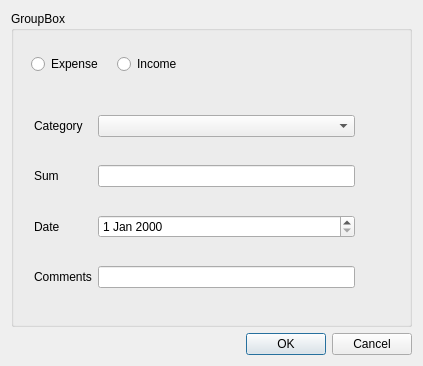
<?xml version="1.0" encoding="UTF-8"?>
<ui version="4.0">
 <class>AddTransactionDialog</class>
 <widget class="QDialog" name="AddTransactionDialog">
  <property name="geometry">
   <rect>
    <x>0</x>
    <y>0</y>
    <width>423</width>
    <height>366</height>
   </rect>
  </property>
  <property name="windowTitle">
   <string>Dialog</string>
  </property>
  <layout class="QVBoxLayout" name="verticalLayout">
   <item>
    <widget class="QGroupBox" name="transactionDetails">
     <property name="title">
      <string>GroupBox</string>
     </property>
     <widget class="QWidget" name="layoutWidget">
      <property name="geometry">
       <rect>
        <x>20</x>
        <y>40</y>
        <width>166</width>
        <height>26</height>
       </rect>
      </property>
      <layout class="QHBoxLayout" name="horizontalLayout">
       <item>
        <widget class="QRadioButton" name="expenseRadio">
         <property name="text">
          <string>Expense</string>
         </property>
        </widget>
       </item>
       <item>
        <widget class="QRadioButton" name="incomeRadio">
         <property name="text">
          <string>Income</string>
         </property>
        </widget>
       </item>
      </layout>
     </widget>
     <widget class="QWidget" name="layoutWidget">
      <property name="geometry">
       <rect>
        <x>23</x>
        <y>82</y>
        <width>321</width>
        <height>221</height>
       </rect>
      </property>
      <layout class="QGridLayout" name="gridLayout">
       <item row="3" column="0" colspan="3">
        <widget class="QLabel" name="label_4">
         <property name="text">
          <string>Comments</string>
         </property>
        </widget>
       </item>
       <item row="3" column="3">
        <widget class="QLineEdit" name="commentLineEdit"/>
       </item>
       <item row="2" column="3">
        <widget class="QDateEdit" name="dateEdit"/>
       </item>
       <item row="2" column="0" colspan="3">
        <widget class="QLabel" name="label_3">
         <property name="text">
          <string>Date</string>
         </property>
        </widget>
       </item>
       <item row="0" column="3">
        <widget class="QComboBox" name="categoriesComboBox"/>
       </item>
       <item row="1" column="3">
        <widget class="QLineEdit" name="sumLineEdit"/>
       </item>
       <item row="0" column="0" colspan="3">
        <widget class="QLabel" name="label">
         <property name="text">
          <string>Category</string>
         </property>
        </widget>
       </item>
       <item row="1" column="0" colspan="3">
        <widget class="QLabel" name="label_2">
         <property name="sizePolicy">
          <sizepolicy hsizetype="Preferred" vsizetype="Preferred">
           <horstretch>0</horstretch>
           <verstretch>0</verstretch>
          </sizepolicy>
         </property>
         <property name="text">
          <string>Sum</string>
         </property>
        </widget>
       </item>
      </layout>
     </widget>
    </widget>
   </item>
   <item>
    <widget class="QDialogButtonBox" name="buttonBox">
     <property name="orientation">
      <enum>Qt::Orientation::Horizontal</enum>
     </property>
     <property name="standardButtons">
      <set>QDialogButtonBox::StandardButton::Cancel|QDialogButtonBox::StandardButton::Ok</set>
     </property>
    </widget>
   </item>
  </layout>
 </widget>
 <resources/>
 <connections>
  <connection>
   <sender>buttonBox</sender>
   <signal>accepted()</signal>
   <receiver>AddTransactionDialog</receiver>
   <slot>accept()</slot>
   <hints>
    <hint type="sourcelabel">
     <x>248</x>
     <y>254</y>
    </hint>
    <hint type="destinationlabel">
     <x>157</x>
     <y>274</y>
    </hint>
   </hints>
  </connection>
  <connection>
   <sender>buttonBox</sender>
   <signal>rejected()</signal>
   <receiver>AddTransactionDialog</receiver>
   <slot>reject()</slot>
   <hints>
    <hint type="sourcelabel">
     <x>316</x>
     <y>260</y>
    </hint>
    <hint type="destinationlabel">
     <x>286</x>
     <y>274</y>
    </hint>
   </hints>
  </connection>
 </connections>
</ui>
